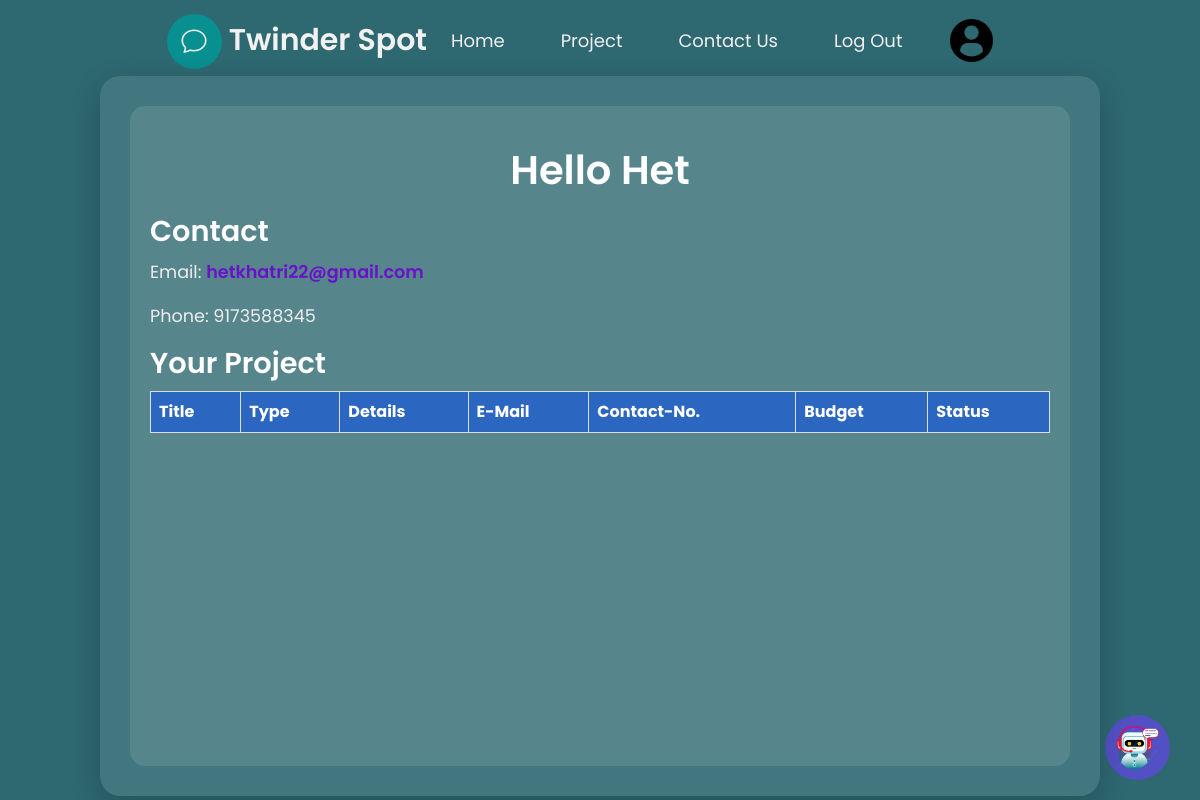
/user/user_profile.php (signed in), run on the app's committed database.
### tables this page shows
CREATE TABLE `user_signup` (
  `id` int(255) NOT NULL,
  `username` varchar(255) NOT NULL,
  `email` varchar(255) NOT NULL,
  `contactno` varchar(255) NOT NULL,
  `password` varchar(255) NOT NULL,
  `resettoken` varchar(255) DEFAULT NULL,
  `resettokenexpire` date DEFAULT NULL
);

### user/user_profile.php (the view, shortened to what this page needs)
<?php
include '../Database/database_connectivity.php';
if (isset($_SESSION['email'])) {
    $email = $_SESSION['email'];
    $query = "SELECT username,contactno,email FROM user_signup WHERE email = ?";
    $stmt = $connection->prepare($query);
    $stmt->bind_param("s", $email);
    $stmt->execute();
    $result = $stmt->get_result();
    if ($result->num_rows > 0) {
        $row = $result->fetch_assoc();
        $name = $row['username'];
        $email = $row['email'];
        $phone = $row['contactno'];
    } else {
        $username = "Guest";
    }
} else {
    $name = 'John Doe';
    $email = 'john.doe@example.com';
    $phone = '+123 456 7890';
}
$result2 = $stmt2->get_result(); ?>
<!DOCTYPE html>
<html lang="en">
    <head>
        <link rel="stylesheet" href="https://cdnjs.cloudflare.com/ajax/libs/font-awesome/6.0.0/css/all.min.css">
    </head>
    <body>
        <?php include 'user_header.php' ?>
        <div class="profile-container">
            <div class="profile-display">
                <div class="profile-header">
                    <h1><?php echo "Hello " . $name; ?></h1>
                </div>
                <div class="profile-details">
                    <h2>Contact</h2>
                    <p>Email: <a href="mailto:<?php echo $email; ?>"><?php echo $email; ?></a></p>
                    <p>Phone: <?php echo $phone; ?></p>
                </div>
                <div class="table-container">
                    <h2 class="h2">Your Project</h2>
                    <table class="project">
                        <tr>
                            <th>Title</th>
                            <th>Type</th>
                            <th>Details</th>
                            <th>E-Mail</th>
                            <th>Contact-No.</th>
                            <th>Budget</th>
                            <th>Status</th>
                        </tr>
                    </table>
                </div>
            </div>
        </div>
        <link rel="stylesheet" href="user_p.css">
    </body>
</html>

### css/style.css (style rules this page uses)
* { padding: 0; margin: 0; box-sizing: border-box; font-family: "Poppins", sans-serif; }

### user/user_p.css (style rules this page uses)
body { font-family: "Poppins", sans-serif; background-color: #2e6871; color: #fff; margin: 0; padding: 0; display: flex; justify-content: center; align-items: center; min-height: 100vh; flex-direction: column; }
.profile-container { max-width: 1000px; width: 90%; background: rgba(255, 255, 255, 0.1); backdrop-filter: blur(10px); border-radius: 20px; padding: 30px; box-shadow: 0 10px 30px rgba(0, 0, 0, 0.2); display: flex; gap: 30px; height: 90vh; }
.profile-display { flex: 2; background: rgba(255, 255, 255, 0.1); padding: 20px; border-radius: 15px; }
.profile-header { text-align: center; margin-bottom: 20px; }
.profile-header h1 { margin: 20px 0 10px; font-size: 2.5em; font-weight: 600; }
.profile-details h2, .h2 { font-size: 1.8em; margin-bottom: 10px; font-weight: 600; }
.profile-details p { font-size: 1.1em; line-height: 1.6; color: #eee; }
.profile-details a { color: #6a11cb; text-decoration: none; font-weight: 600; transition: color 0.3s ease; }

### user/user_profile.php (style rules this page uses)
.table-container { overflow-x: auto; max-width: 100%; }
.project { width: 100%; border-collapse: collapse; min-width: 600px; }
.project th, .project td { border: 1px solid #ddd; padding: 8px; text-align: left; font-size: clamp(12px, 2vw, 16px); }
.project th { background-color: #2b66c0; color: white; }

### data on the page
user_signup: username "Het", email "hetkhatri22@gmail.com", contactno "9173588345"
